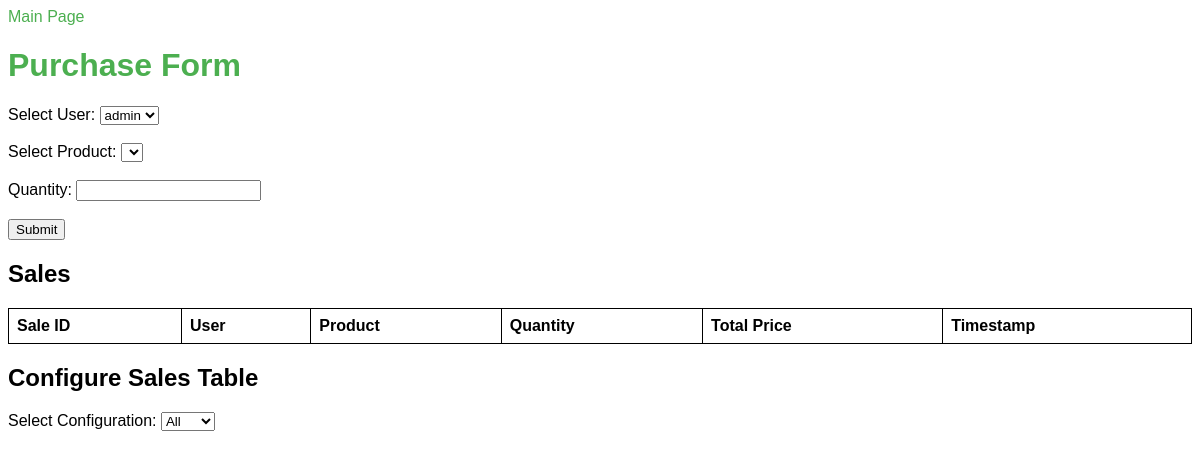
Before: /purchase with the older database file.
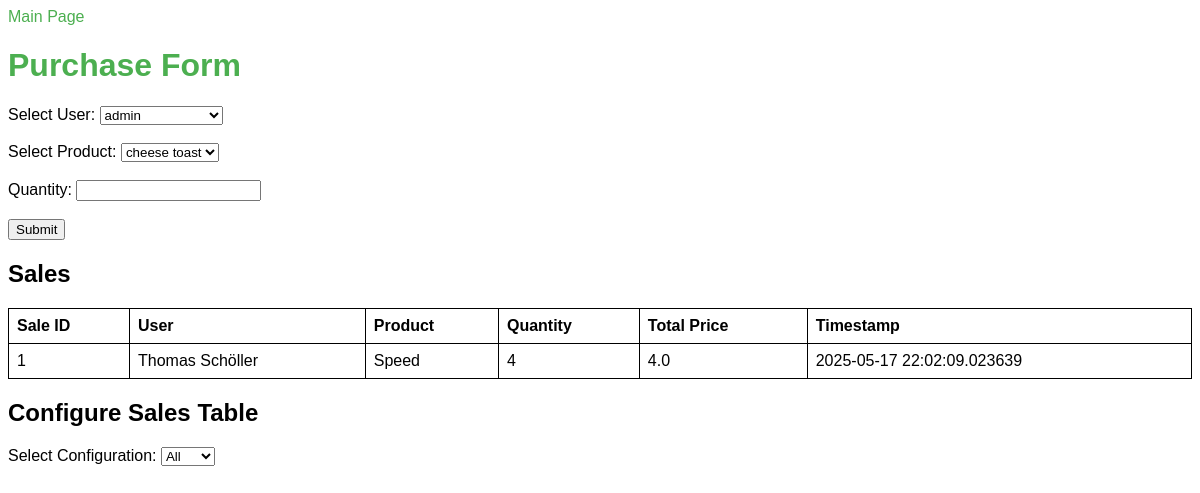
After: the same page with the newer database file.
### backend/app/models/sales_table.py (models this page shows, shortened)
class Sale(Base):
    __tablename__ = "sales"
    sale_id = Column(Integer, primary_key=True, index=True)
    user_id = Column(Integer, ForeignKey("users.user_id"))
    product_id = Column(Integer, ForeignKey("products.product_id"))
    quantity = Column(Integer, default=1)
    total_price = Column(Float)
    timestamp = Column(String)  # This can be a datetime field, but we'll keep it simple for now
    toast_round_id = Column(Integer, ForeignKey("toast_round.toast_round_id"), nullable=True)  # Make optional
    user = relationship("User", back_populates="sales")
    product = relationship("Product", back_populates="sales")
    toast_round = relationship("ToastRound", back_populates="sales")

### backend/app/models/user_table.py (models this page shows, shortened)
class User(Base):
    __tablename__ = "users"  # Name of the table in the database
    user_id = Column(Integer, primary_key=True, index=True)  # Primary Key
    name = Column(String, index=True)  # Name column
    balance = Column(Float, default=0)  # User balance
    password_hash = Column(String)  # Store the hashed password
    role = Column(String, default="user")  # Role (e.g., 'admin', 'wrirt')
    sales = relationship("Sale", back_populates="user")

### backend/app/models/product_table.py (models this page shows, shortened)
class Product(Base):
    __tablename__ = "products"
    product_id = Column(Integer, primary_key=True, index=True)
    name = Column(String, index=True)
    category = Column(String)  # 'raw ingredient' or 'toast'
    price_per_unit = Column(Float)
    stock_quantity = Column(Integer, default=0)
    toast_round_quantity = Column(Integer, default=0)  # For toast products
    sales = relationship("Sale", back_populates="product")
    product_ingredients = relationship("ProductIngredient", back_populates="product", cascade="all, delete-orphan")

### backend/app/services/admin_webpage.py (the view, shortened to what this page needs)
@app.route('/purchase', methods=['GET', 'POST'])
def purchase():
    try:
        users = database.get_all_users()
        products = database.get_all_products()
        config = request.args.get('config', 'all')
        sales = database.get_all_sales()
        if config == 'raw':
            sales = database.get_sales_with_category(category='raw')
        elif config == 'toast':
            sales = database.get_sales_with_category(category='toast')
        return render_template(PURCHASE_TEMPLATE, users=users, products=products, sales=sales)
    except Exception as e:
        logging.error(f"Error in purchase: {e}", exc_info=e)
        return render_template(PURCHASE_TEMPLATE, users=[], products=[], sales=[], error_message=str(e))

### backend/app/chame_app/database_instance.py (called while the page is built)
    def get_session(self):
        try:
            return self.SessionLocal()
        except Exception as e:
            raise RuntimeError(f"get_session failed: {e}") from e

    def get_all_users(self, session=None) -> List[User]:
        close_session = False
        if session is None:
            session = self.get_session()
            close_session = True
        try:
            users = session.query(User).options(joinedload('*')).all()
            return users
        except Exception as e:
            raise RuntimeError(f"get_all_users failed: {e}") from e
        finally:
            if close_session:
                session.close()

    def get_all_products(self, session=None) -> List[Product]:
        close_session = False
        if session is None:
            session = self.get_session()
            close_session = True
        try:
            products = session.query(Product).options(joinedload('*')).all()
            return products
        except Exception as e:
            raise RuntimeError(f"get_all_products failed: {e}") from e
        finally:
            if close_session:
                session.close()

    def get_all_sales(self, session=None) -> List[Sale]:
        close_session = False
        if session is None:
            session = self.get_session()
            close_session = True
        try:
            sales = session.query(Sale).options(
                joinedload(Sale.user),
                joinedload(Sale.product)
            ).all()
            return sales
        except Exception as e:
            raise RuntimeError(f"get_all_sales failed: {e}") from e
        finally:
            if close_session:
                session.close()

### frontend/admin_webpage/templates/purchase.html (shortened to what this page needs)
<!DOCTYPE html>
<html lang="en">
<head>
    <link rel="stylesheet" href="{{ url_for('static', filename='css/style.css') }}">
</head>
<body>
    <a href="/">Main Page</a>
    <h1>Purchase Form</h1>
    <form action="/purchase" method="POST">
        <label for="user">Select User:</label>
        <select id="userSelect" name="user_id">
            {% for user in users %}
            <option value="{{ user.user_id }}">{{ user.name }}</option>
            {% endfor %}
        </select>
        <br><br>
        <label for="product">Select Product:</label>
        <select id="productSelect" name="product_id">
            {% for product in products %}
            <option value="{{ product.product_id }}">{{ product.name }}</option>
            {% endfor %}
        </select>
        <br><br>
        <label for="quantity">Quantity:</label>
        <input type="number" id="quantity" name="quantity" min="1" required>
        <br><br>
        <button type="submit">Submit</button>
    </form>
    <h2>Sales</h2>
    <table>
        <thead>
            <tr>
                <th>Sale ID</th>
                <th>User</th>
                <th>Product</th>
                <th>Quantity</th>
                <th>Total Price</th>
                <th>Timestamp</th>
            </tr>
        </thead>
        <tbody>
            {% for sale in sales %}
            <tr>
                <td>{{ sale.sale_id }}</td>
                <td>{{ sale.user.name }}</td>
                <td>{{ sale.product.name }}</td>
                <td>{{ sale.quantity }}</td>
                <td>{{ sale.total_price }}</td>
                <td>{{ sale.timestamp }}</td>
            </tr>
            {% endfor %}
        </tbody>
    </table>
    <h2>Configure Sales Table</h2>
    <label for="salesConfig">Select Configuration:</label>
    <select id="salesConfig">
        <option value="all" {% if config == 'all' %}selected{% endif %}>All</option>
    </select>
</body>
</html>

### frontend/admin_webpage/static/css/style.css (style rules this page uses)
body { font-family: Arial, sans-serif; }
h1 { color: #4CAF50; }
table { width: 100%; border-collapse: collapse; }
table, th, td { border: 1px solid black; }
th, td { padding: 8px; text-align: left; }
a { color: #4CAF50; text-decoration: none; }

Changed rows visible on the page:
added Sale: sale_id "1", user.name "Thomas Schöller", product.name "Speed", quantity "4", total_price "4.0", timestamp "2025-05-17 22:02:09.023639"
Other visible differences:
form field product_id: (not shown) → "cheese toast"
